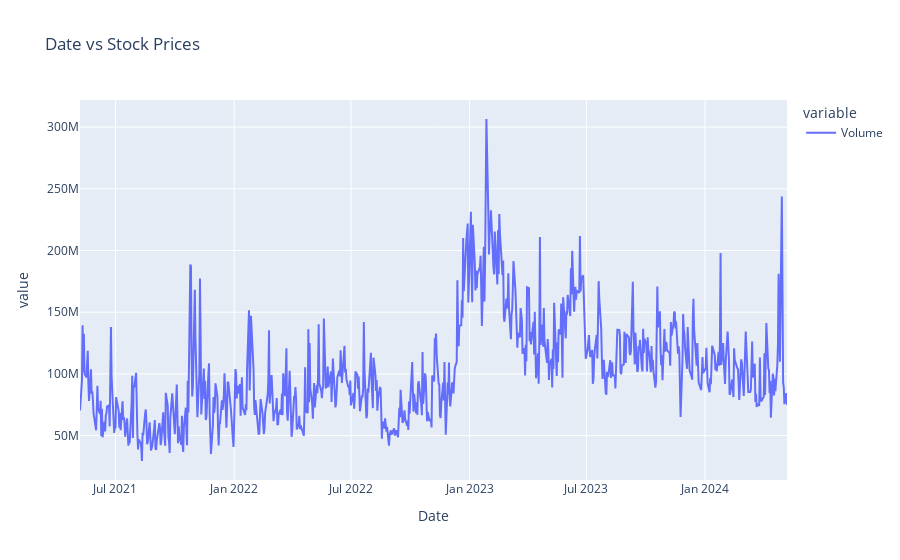

This figure's notebook cell:
### Markdown cell above
Looking at the stock data, it can seen that Tesla is a very volatile stock market. Having many rises and falls in the past few years. 

In 2022, stock dropped significantly before January 2023 due to the announcement by Tesla of their delivery numbers being down, causing a significant drop in stock price. Being their first year-over-year sales drop since the early days of Covid in 2020.

In May 2023, despite its volatility, Tesla's stock doubled investor's money as it surged 101.7%. It is said that Tesla deliveries surged 38% with its lower priced models attributed for 98% of the surge in orders. Allowing for Tesla to meet two important targets which were delivering 1.8 million cars and starting production of the Cybertruck. With them meeting their goals and strong demand it drove Tesla's stock higher.

In April 2024, Tesla had a significant after it was revealed that the company's Autopilot feature had hit and killed a motorcyclist as well as a recall for Cybertrucks, leading to a drop in stock price.

### Code cell
fig = px.line(df_tsla, y=['Volume'], title = 'Date vs Stock Prices')
fig.show()

### Figure 1 — Plotly figure (JSON) as saved in the notebook; plotly's stock layout.template omitted (floating-point values rounded to 4 significant figures; data arrays with more than 128 entries replaced by an {"elided": "..."} marker saying what was removed)
{"data": [{"hovertemplate": "variable=Volume<br>Date=%{x}<br>value=%{y}<extra></extra>", "legendgroup": "Volume", "line": {"color": "#636efa", "dash": "solid"}, "marker": {"symbol": "circle"}, "mode": "lines", "name": "Volume", "orientation": "v", "showlegend": true, "type": "scatter", "x": {"elided": "755 str values"}, "xaxis": "x", "y": {"elided": "755 int values"}, "yaxis": "y"}], "layout": {"legend": {"title": {"text": "variable"}, "tracegroupgap": 0}, "title": {"text": "Date vs Stock Prices"}, "xaxis": {"anchor": "y", "domain": [0, 1], "title": {"text": "Date"}}, "yaxis": {"anchor": "x", "domain": [0, 1], "title": {"text": "value"}}}}
